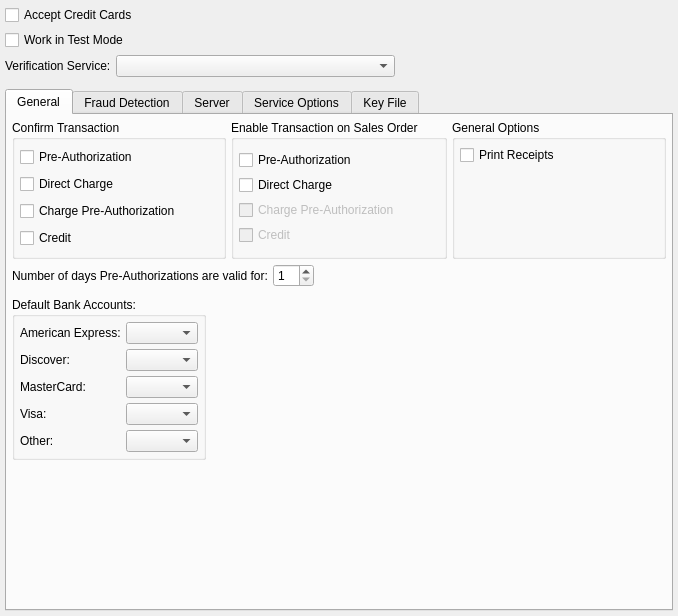
<?xml version="1.0" encoding="UTF-8"?>
<ui version="4.0">
 <comment>This file is part of the xTuple ERP: PostBooks Edition, a free and
open source Enterprise Resource Planning software suite,
Copyright (c) 1999-2019 by OpenMFG LLC, d/b/a xTuple.
It is licensed to you under the Common Public Attribution License
version 1.0, the full text of which (including xTuple-specific Exhibits)
is available at www.xtuple.com/CPAL.  By using this software, you agree
to be bound by its terms.</comment>
 <class>configureCC</class>
 <widget class="QWidget" name="configureCC">
  <property name="geometry">
   <rect>
    <x>0</x>
    <y>0</y>
    <width>678</width>
    <height>616</height>
   </rect>
  </property>
  <property name="windowTitle">
   <string>Credit Card Configuration</string>
  </property>
  <layout class="QGridLayout" name="gridLayout_2">
   <item row="0" column="0">
    <layout class="QGridLayout" name="gridLayout">
     <property name="verticalSpacing">
      <number>12</number>
     </property>
     <item row="0" column="0">
      <layout class="QVBoxLayout">
       <item>
        <layout class="QVBoxLayout">
         <item>
          <widget class="QCheckBox" name="_ccAccept">
           <property name="text">
            <string>Accept Credit Cards</string>
           </property>
          </widget>
         </item>
         <item>
          <widget class="QCheckBox" name="_ccTest">
           <property name="text">
            <string>Work in Test Mode</string>
           </property>
          </widget>
         </item>
        </layout>
       </item>
       <item>
        <layout class="QHBoxLayout">
         <property name="spacing">
          <number>5</number>
         </property>
         <item>
          <widget class="QLabel" name="_ccCompanyLit">
           <property name="text">
            <string>Verification Service:</string>
           </property>
          </widget>
         </item>
         <item>
          <layout class="QHBoxLayout">
           <property name="spacing">
            <number>0</number>
           </property>
           <item>
            <widget class="XComboBox" name="_ccCompany">
             <property name="sizePolicy">
              <sizepolicy hsizetype="MinimumExpanding" vsizetype="Fixed">
               <horstretch>0</horstretch>
               <verstretch>0</verstretch>
              </sizepolicy>
             </property>
            </widget>
           </item>
           <item>
            <spacer>
             <property name="orientation">
              <enum>Qt::Horizontal</enum>
             </property>
             <property name="sizeType">
              <enum>QSizePolicy::MinimumExpanding</enum>
             </property>
             <property name="sizeHint" stdset="0">
              <size>
               <width>0</width>
               <height>20</height>
              </size>
             </property>
            </spacer>
           </item>
          </layout>
         </item>
        </layout>
       </item>
      </layout>
     </item>
     <item row="1" column="0">
      <widget class="QTabWidget" name="tabWidget">
       <property name="currentIndex">
        <number>0</number>
       </property>
       <widget class="QWidget" name="_generalPage">
        <attribute name="title">
         <string>General</string>
        </attribute>
        <layout class="QGridLayout" name="gridLayout_4">
         <item row="0" column="0">
          <widget class="QGroupBox" name="_ccConfirmGroup">
           <property name="title">
            <string>Confirm Transaction</string>
           </property>
           <layout class="QVBoxLayout">
            <item>
             <widget class="QCheckBox" name="_confirmPreauth">
              <property name="text">
               <string>Pre-Authorization</string>
              </property>
             </widget>
            </item>
            <item>
             <widget class="QCheckBox" name="_confirmCharge">
              <property name="text">
               <string>Direct Charge</string>
              </property>
             </widget>
            </item>
            <item>
             <widget class="QCheckBox" name="_confirmChargePreauth">
              <property name="text">
               <string>Charge Pre-Authorization</string>
              </property>
             </widget>
            </item>
            <item>
             <widget class="QCheckBox" name="_confirmCredit">
              <property name="text">
               <string>Credit</string>
              </property>
             </widget>
            </item>
           </layout>
          </widget>
         </item>
         <item row="0" column="1">
          <widget class="QGroupBox" name="_ccSoOptionsGroup">
           <property name="title">
            <string>Enable Transaction on Sales Order</string>
           </property>
           <layout class="QVBoxLayout">
            <property name="spacing">
             <number>0</number>
            </property>
            <item>
             <widget class="QCheckBox" name="_enablePreauth">
              <property name="text">
               <string>Pre-Authorization</string>
              </property>
             </widget>
            </item>
            <item>
             <widget class="QCheckBox" name="_enableCharge">
              <property name="text">
               <string>Direct Charge</string>
              </property>
             </widget>
            </item>
            <item>
             <widget class="QCheckBox" name="_enableChargePreauth">
              <property name="enabled">
               <bool>false</bool>
              </property>
              <property name="text">
               <string>Charge Pre-Authorization</string>
              </property>
             </widget>
            </item>
            <item>
             <widget class="QCheckBox" name="_enableCredit">
              <property name="enabled">
               <bool>false</bool>
              </property>
              <property name="text">
               <string>Credit</string>
              </property>
             </widget>
            </item>
           </layout>
          </widget>
         </item>
         <item row="0" column="2">
          <widget class="QGroupBox" name="_ccGeneralOptionsGroup">
           <property name="title">
            <string>General Options</string>
           </property>
           <layout class="QVBoxLayout">
            <item>
             <widget class="QCheckBox" name="_printReceipt">
              <property name="text">
               <string>Print Receipts</string>
              </property>
             </widget>
            </item>
            <item>
             <spacer>
              <property name="orientation">
               <enum>Qt::Vertical</enum>
              </property>
              <property name="sizeHint" stdset="0">
               <size>
                <width>20</width>
                <height>0</height>
               </size>
              </property>
             </spacer>
            </item>
           </layout>
          </widget>
         </item>
         <item row="1" column="0" colspan="2">
          <layout class="QHBoxLayout">
           <property name="spacing">
            <number>5</number>
           </property>
           <item>
            <widget class="QLabel" name="_ccValidDaysLit">
             <property name="text">
              <string>Number of days Pre-Authorizations are valid for:</string>
             </property>
            </widget>
           </item>
           <item>
            <widget class="QSpinBox" name="_ccValidDays">
             <property name="minimum">
              <number>1</number>
             </property>
             <property name="maximum">
              <number>30</number>
             </property>
            </widget>
           </item>
           <item>
            <spacer>
             <property name="orientation">
              <enum>Qt::Horizontal</enum>
             </property>
             <property name="sizeType">
              <enum>QSizePolicy::MinimumExpanding</enum>
             </property>
             <property name="sizeHint" stdset="0">
              <size>
               <width>0</width>
               <height>20</height>
              </size>
             </property>
            </spacer>
           </item>
          </layout>
         </item>
         <item row="2" column="0" colspan="2">
          <layout class="QHBoxLayout" name="horizontalLayout_2">
           <property name="topMargin">
            <number>5</number>
           </property>
           <property name="bottomMargin">
            <number>5</number>
           </property>
           <item>
            <widget class="QGroupBox" name="_ccardBanks">
             <property name="title">
              <string>Default Bank Accounts:</string>
             </property>
             <layout class="QFormLayout" name="formLayout_2">
              <item row="0" column="0">
               <widget class="XLabel" name="_amexBankLit">
                <property name="text">
                 <string>American Express:</string>
                </property>
                <property name="buddy">
                 <cstring>_amexBank</cstring>
                </property>
               </widget>
              </item>
              <item row="0" column="1">
               <widget class="XComboBox" name="_amexBank">
                <property name="allowNull">
                 <bool>true</bool>
                </property>
                <property name="nullStr">
                 <string>[ Don't accept this card ]</string>
                </property>
                <property name="type">
                 <enum>XComboBox::ARBankAccounts</enum>
                </property>
               </widget>
              </item>
              <item row="1" column="0">
               <widget class="XLabel" name="_discoverBankLit">
                <property name="text">
                 <string>Discover:</string>
                </property>
                <property name="buddy">
                 <cstring>_discoverBank</cstring>
                </property>
               </widget>
              </item>
              <item row="1" column="1">
               <widget class="XComboBox" name="_discoverBank">
                <property name="allowNull">
                 <bool>true</bool>
                </property>
                <property name="nullStr">
                 <string>[ Don't accept this card ]</string>
                </property>
                <property name="type">
                 <enum>XComboBox::ARBankAccounts</enum>
                </property>
               </widget>
              </item>
              <item row="2" column="0">
               <widget class="XLabel" name="_mastercardBankLit">
                <property name="text">
                 <string>MasterCard:</string>
                </property>
                <property name="buddy">
                 <cstring>_mastercardBank</cstring>
                </property>
               </widget>
              </item>
              <item row="2" column="1">
               <widget class="XComboBox" name="_mastercardBank">
                <property name="allowNull">
                 <bool>true</bool>
                </property>
                <property name="nullStr">
                 <string>[ Don't accept this card ]</string>
                </property>
                <property name="type">
                 <enum>XComboBox::ARBankAccounts</enum>
                </property>
               </widget>
              </item>
              <item row="3" column="0">
               <widget class="XLabel" name="_visaBankLit">
                <property name="text">
                 <string>Visa:</string>
                </property>
                <property name="buddy">
                 <cstring>_visaBank</cstring>
                </property>
               </widget>
              </item>
              <item row="3" column="1">
               <widget class="XComboBox" name="_visaBank">
                <property name="allowNull">
                 <bool>true</bool>
                </property>
                <property name="nullStr">
                 <string>[ Don't accept this card ]</string>
                </property>
                <property name="type">
                 <enum>XComboBox::ARBankAccounts</enum>
                </property>
               </widget>
              </item>
              <item row="4" column="0">
               <widget class="QLabel" name="_otherBankLit">
                <property name="text">
                 <string>Other:</string>
                </property>
               </widget>
              </item>
              <item row="4" column="1">
               <widget class="XComboBox" name="_otherBank">
                <property name="allowNull">
                 <bool>true</bool>
                </property>
                <property name="nullStr">
                 <string>[ Don't accept this card ]</string>
                </property>
                <property name="type">
                 <enum>XComboBox::ARBankAccounts</enum>
                </property>
               </widget>
              </item>
             </layout>
            </widget>
           </item>
           <item>
            <spacer name="horizontalSpacer_3">
             <property name="orientation">
              <enum>Qt::Horizontal</enum>
             </property>
             <property name="sizeHint" stdset="0">
              <size>
               <width>40</width>
               <height>20</height>
              </size>
             </property>
            </spacer>
           </item>
          </layout>
         </item>
         <item row="3" column="0">
          <spacer>
           <property name="orientation">
            <enum>Qt::Vertical</enum>
           </property>
           <property name="sizeHint" stdset="0">
            <size>
             <width>20</width>
             <height>94</height>
            </size>
           </property>
          </spacer>
         </item>
        </layout>
       </widget>
       <widget class="QWidget" name="_fraudPage">
        <attribute name="title">
         <string>Fraud Detection</string>
        </attribute>
        <layout class="QGridLayout">
         <item row="0" column="0">
          <widget class="QCheckBox" name="_cvvRequired">
           <property name="text">
            <string>Require Card Verification Value/Code (CVV)</string>
           </property>
          </widget>
         </item>
         <item row="2" column="0">
          <widget class="QGroupBox" name="_cvvCheckGroup">
           <property name="title">
            <string>Card Verification</string>
           </property>
           <layout class="QVBoxLayout">
            <item>
             <widget class="QRadioButton" name="_cvvNone">
              <property name="text">
               <string>Do not check</string>
              </property>
              <property name="checked">
               <bool>true</bool>
              </property>
             </widget>
            </item>
            <item>
             <widget class="QRadioButton" name="_cvvWarn">
              <property name="text">
               <string>Warn if failure</string>
              </property>
             </widget>
            </item>
            <item>
             <widget class="QRadioButton" name="_cvvReject">
              <property name="text">
               <string>Reject if failure</string>
              </property>
             </widget>
            </item>
           </layout>
          </widget>
         </item>
         <item row="2" column="1">
          <widget class="QGroupBox" name="_avsCheckGroup">
           <property name="enabled">
            <bool>true</bool>
           </property>
           <property name="title">
            <string>Address Verification Service</string>
           </property>
           <layout class="QVBoxLayout">
            <item>
             <widget class="QRadioButton" name="_avsNone">
              <property name="text">
               <string>Do not check</string>
              </property>
              <property name="checked">
               <bool>true</bool>
              </property>
             </widget>
            </item>
            <item>
             <widget class="QRadioButton" name="_avsWarn">
              <property name="text">
               <string>Warn on failed AVS check</string>
              </property>
             </widget>
            </item>
            <item>
             <widget class="QRadioButton" name="_avsReject">
              <property name="text">
               <string>Reject on failed AVS check</string>
              </property>
             </widget>
            </item>
           </layout>
          </widget>
         </item>
         <item row="3" column="0">
          <widget class="QGroupBox" name="_cvvFailGroup">
           <property name="title">
            <string>Fail CVV Check If:</string>
           </property>
           <layout class="QVBoxLayout">
            <item>
             <widget class="QCheckBox" name="_cvvNotMatch">
              <property name="text">
               <string>Code does not match</string>
              </property>
             </widget>
            </item>
            <item>
             <widget class="QCheckBox" name="_cvvNotProcessed">
              <property name="text">
               <string>CVV was not processed</string>
              </property>
             </widget>
            </item>
            <item>
             <widget class="QCheckBox" name="_cvvNotOnCard">
              <property name="text">
               <string>Card has no code</string>
              </property>
             </widget>
            </item>
            <item>
             <widget class="QCheckBox" name="_cvvInvalidIssuer">
              <property name="text">
               <string>Card issuer is not certified</string>
              </property>
             </widget>
            </item>
           </layout>
          </widget>
         </item>
         <item row="3" column="1">
          <widget class="QGroupBox" name="_avsFailGroup">
           <property name="title">
            <string>Fail AVS check If:</string>
           </property>
           <layout class="QVBoxLayout">
            <item>
             <widget class="QCheckBox" name="_avsAddrNotMatch">
              <property name="text">
               <string>Address does not match</string>
              </property>
             </widget>
            </item>
            <item>
             <widget class="QCheckBox" name="_avsAddrNotAvail">
              <property name="text">
               <string>Address comparison not available</string>
              </property>
             </widget>
            </item>
            <item>
             <widget class="QCheckBox" name="_avsZIPNotMatch">
              <property name="text">
               <string>ZIP does not match</string>
              </property>
             </widget>
            </item>
            <item>
             <widget class="QCheckBox" name="_avsZIPNotAvail">
              <property name="text">
               <string>ZIP comparison not available</string>
              </property>
             </widget>
            </item>
           </layout>
          </widget>
         </item>
         <item row="4" column="0">
          <spacer>
           <property name="orientation">
            <enum>Qt::Vertical</enum>
           </property>
           <property name="sizeHint" stdset="0">
            <size>
             <width>0</width>
             <height>0</height>
            </size>
           </property>
          </spacer>
         </item>
         <item row="4" column="1">
          <spacer>
           <property name="orientation">
            <enum>Qt::Vertical</enum>
           </property>
           <property name="sizeHint" stdset="0">
            <size>
             <width>0</width>
             <height>0</height>
            </size>
           </property>
          </spacer>
         </item>
         <item row="1" column="0" colspan="2">
          <widget class="QLabel" name="_fraudDetectionIgnoredLit">
           <property name="text">
            <string/>
           </property>
          </widget>
         </item>
        </layout>
       </widget>
       <widget class="QWidget" name="_serverPage">
        <attribute name="title">
         <string>Server</string>
        </attribute>
        <layout class="QGridLayout" name="gridLayout_7">
         <item row="0" column="0">
          <layout class="QVBoxLayout" name="verticalLayout_2">
           <item>
            <layout class="QGridLayout" name="gridLayout_6">
             <item row="0" column="0">
              <widget class="QLabel" name="_ccServerLit">
               <property name="text">
                <string>Server Name:</string>
               </property>
               <property name="alignment">
                <set>Qt::AlignRight|Qt::AlignTrailing|Qt::AlignVCenter</set>
               </property>
              </widget>
             </item>
             <item row="0" column="1">
              <layout class="QHBoxLayout">
               <item>
                <widget class="QLineEdit" name="_ccServer">
                 <property name="sizePolicy">
                  <sizepolicy hsizetype="Expanding" vsizetype="Fixed">
                   <horstretch>1</horstretch>
                   <verstretch>0</verstretch>
                  </sizepolicy>
                 </property>
                </widget>
               </item>
               <item>
                <spacer>
                 <property name="orientation">
                  <enum>Qt::Horizontal</enum>
                 </property>
                 <property name="sizeType">
                  <enum>QSizePolicy::Preferred</enum>
                 </property>
                 <property name="sizeHint" stdset="0">
                  <size>
                   <width>5</width>
                   <height>20</height>
                  </size>
                 </property>
                </spacer>
               </item>
               <item>
                <widget class="QLabel" name="_ccPortLit">
                 <property name="text">
                  <string>Port:</string>
                 </property>
                 <property name="alignment">
                  <set>Qt::AlignRight|Qt::AlignTrailing|Qt::AlignVCenter</set>
                 </property>
                </widget>
               </item>
               <item>
                <widget class="QLineEdit" name="_ccPort">
                 <property name="maximumSize">
                  <size>
                   <width>80</width>
                   <height>32767</height>
                  </size>
                 </property>
                </widget>
               </item>
              </layout>
             </item>
             <item row="1" column="0">
              <widget class="QLabel" name="_ccLoginLit">
               <property name="text">
                <string>Login:</string>
               </property>
               <property name="alignment">
                <set>Qt::AlignRight|Qt::AlignTrailing|Qt::AlignVCenter</set>
               </property>
              </widget>
             </item>
             <item row="1" column="1">
              <widget class="QLineEdit" name="_ccLogin"/>
             </item>
             <item row="2" column="0">
              <widget class="QLabel" name="_ccPasswordLit">
               <property name="text">
                <string>Password:</string>
               </property>
               <property name="alignment">
                <set>Qt::AlignRight|Qt::AlignTrailing|Qt::AlignVCenter</set>
               </property>
              </widget>
             </item>
             <item row="2" column="1">
              <widget class="QLineEdit" name="_ccPassword">
               <property name="echoMode">
                <enum>QLineEdit::PasswordEchoOnEdit</enum>
               </property>
              </widget>
             </item>
            </layout>
           </item>
           <item>
            <widget class="QGroupBox" name="_ccUseProxyServer">
             <property name="title">
              <string>Use Proxy Server</string>
             </property>
             <property name="checkable">
              <bool>true</bool>
             </property>
             <property name="checked">
              <bool>false</bool>
             </property>
             <layout class="QGridLayout" name="gridLayout_5">
              <item row="0" column="0">
               <widget class="QLabel" name="_ccProxyServerLit">
                <property name="text">
                 <string>Server Name:</string>
                </property>
                <property name="alignment">
                 <set>Qt::AlignRight|Qt::AlignTrailing|Qt::AlignVCenter</set>
                </property>
               </widget>
              </item>
              <item row="0" column="1">
               <layout class="QHBoxLayout">
                <item>
                 <widget class="QLineEdit" name="_ccProxyServer">
                  <property name="sizePolicy">
                   <sizepolicy hsizetype="Expanding" vsizetype="Fixed">
                    <horstretch>1</horstretch>
                    <verstretch>0</verstretch>
                   </sizepolicy>
                  </property>
                 </widget>
                </item>
                <item>
                 <spacer>
                  <property name="orientation">
                   <enum>Qt::Horizontal</enum>
                  </property>
                  <property name="sizeType">
                   <enum>QSizePolicy::Preferred</enum>
                  </property>
                  <property name="sizeHint" stdset="0">
                   <size>
                    <width>5</width>
                    <height>20</height>
                   </size>
                  </property>
                 </spacer>
                </item>
                <item>
                 <widget class="QLabel" name="_ccProxyPortLit">
                  <property name="text">
                   <string>Port:</string>
                  </property>
                  <property name="alignment">
                   <set>Qt::AlignRight|Qt::AlignTrailing|Qt::AlignVCenter</set>
                  </property>
                 </widget>
                </item>
                <item>
                 <widget class="QLineEdit" name="_ccProxyPort">
                  <property name="maximumSize">
                   <size>
                    <width>80</width>
                    <height>32767</height>
                   </size>
                  </property>
                 </widget>
                </item>
               </layout>
              </item>
              <item row="1" column="0">
               <widget class="QLabel" name="_ccProxyLoginLit">
                <property name="text">
                 <string>Login:</string>
                </property>
                <property name="alignment">
                 <set>Qt::AlignRight|Qt::AlignTrailing|Qt::AlignVCenter</set>
                </property>
               </widget>
              </item>
              <item row="1" column="1">
               <widget class="QLineEdit" name="_ccProxyLogin"/>
              </item>
              <item row="2" column="0">
               <widget class="QLabel" name="_ccProxyPasswordLit">
                <property name="text">
                 <string>Password:</string>
                </property>
                <property name="alignment">
                 <set>Qt::AlignRight|Qt::AlignTrailing|Qt::AlignVCenter</set>
                </property>
               </widget>
              </item>
              <item row="2" column="1">
               <widget class="QLineEdit" name="_ccProxyPassword">
                <property name="echoMode">
                 <enum>QLineEdit::PasswordEchoOnEdit</enum>
                </property>
               </widget>
              </item>
             </layout>
            </widget>
           </item>
          </layout>
         </item>
         <item row="0" column="1">
          <spacer name="horizontalSpacer">
           <property name="orientation">
            <enum>Qt::Horizontal</enum>
           </property>
           <property name="sizeHint" stdset="0">
            <size>
             <width>176</width>
             <height>20</height>
            </size>
           </property>
          </spacer>
         </item>
         <item row="1" column="0" colspan="2">
          <spacer>
           <property name="orientation">
            <enum>Qt::Vertical</enum>
           </property>
           <property name="sizeHint" stdset="0">
            <size>
             <width>20</width>
             <height>0</height>
            </size>
           </property>
          </spacer>
         </item>
        </layout>
       </widget>
       <widget class="QWidget" name="_optionsPage">
        <attribute name="title">
         <string>Service Options</string>
        </attribute>
        <layout class="QGridLayout" name="gridLayout_3">
         <item row="0" column="0">
          <widget class="QStackedWidget" name="_ccWidgetStack">
           <property name="currentIndex">
            <number>0</number>
           </property>
           <widget class="QWidget" name="_externalStack">
            <layout class="QVBoxLayout">
             <item>
              <widget class="QLabel" name="_extLit">
               <property name="text">
                <string>External Processing Options:</string>
               </property>
              </widget>
             </item>
             <item>
              <widget class="QLabel" name="_extOptions">
               <property name="text">
                <string>None</string>
               </property>
               <property name="alignment">
                <set>Qt::AlignCenter</set>
               </property>
              </widget>
             </item>
             <item>
              <spacer>
               <property name="orientation">
                <enum>Qt::Vertical</enum>
               </property>
               <property name="sizeHint" stdset="0">
                <size>
                 <width>20</width>
                 <height>40</height>
                </size>
               </property>
              </spacer>
             </item>
            </layout>
           </widget>
           <widget class="QWidget" name="_paymentTechStack">
            <layout class="QVBoxLayout" name="verticalLayout">
             <item>
              <widget class="QLabel" name="_ccPTLit">
               <property name="text">
                <string>Paymentech Options:</string>
               </property>
              </widget>
             </item>
             <item>
              <layout class="QHBoxLayout" name="horizontalLayout">
               <item>
                <widget class="QLabel" name="_ccPTDivisionNumberLit">
                 <property name="text">
                  <string> Division Number:</string>
                 </property>
                 <property name="alignment">
                  <set>Qt::AlignRight|Qt::AlignTrailing|Qt::AlignVCenter</set>
                 </property>
                </widget>
               </item>
               <item>
                <widget class="QLineEdit" name="_ccPTDivisionNumber"/>
               </item>
               <item>
                <spacer name="horizontalSpacer_2">
                 <property name="orientation">
                  <enum>Qt::Horizontal</enum>
                 </property>
                 <property name="sizeHint" stdset="0">
                  <size>
                   <width>40</width>
                   <height>20</height>
                  </size>
                 </property>
                </spacer>
               </item>
              </layout>
             </item>
             <item>
              <spacer name="verticalSpacer">
               <property name="orientation">
                <enum>Qt::Vertical</enum>
               </property>
               <property name="sizeHint" stdset="0">
                <size>
                 <width>20</width>
                 <height>40</height>
                </size>
               </property>
              </spacer>
             </item>
            </layout>
           </widget>
          </widget>
         </item>
        </layout>
       </widget>
       <widget class="QWidget" name="_keyPage">
        <attribute name="title">
         <string>Key File</string>
        </attribute>
        <layout class="QVBoxLayout">
         <property name="spacing">
          <number>0</number>
         </property>
         <property name="margin">
          <number>0</number>
         </property>
        </layout>
       </widget>
      </widget>
     </item>
    </layout>
   </item>
  </layout>
 </widget>
 <layoutdefault spacing="5" margin="5"/>
 <customwidgets>
  <customwidget>
   <class>XComboBox</class>
   <extends>QComboBox</extends>
   <header>xcombobox.h</header>
  </customwidget>
  <customwidget>
   <class>XLabel</class>
   <extends>QLabel</extends>
   <header>xlabel.h</header>
  </customwidget>
 </customwidgets>
 <tabstops>
  <tabstop>_ccAccept</tabstop>
  <tabstop>_ccTest</tabstop>
  <tabstop>_ccCompany</tabstop>
  <tabstop>tabWidget</tabstop>
  <tabstop>_confirmPreauth</tabstop>
  <tabstop>_confirmCharge</tabstop>
  <tabstop>_confirmChargePreauth</tabstop>
  <tabstop>_confirmCredit</tabstop>
  <tabstop>_enablePreauth</tabstop>
  <tabstop>_ccYPLinkShield</tabstop>
  <tabstop>_enableCharge</tabstop>
  <tabstop>_enableChargePreauth</tabstop>
  <tabstop>_enableCredit</tabstop>
  <tabstop>_printReceipt</tabstop>
  <tabstop>_ccValidDays</tabstop>
  <tabstop>_amexBank</tabstop>
  <tabstop>_discoverBank</tabstop>
  <tabstop>_mastercardBank</tabstop>
  <tabstop>_visaBank</tabstop>
  <tabstop>_cvvRequired</tabstop>
  <tabstop>_cvvNone</tabstop>
  <tabstop>_cvvWarn</tabstop>
  <tabstop>_cvvReject</tabstop>
  <tabstop>_cvvNotMatch</tabstop>
  <tabstop>_cvvNotProcessed</tabstop>
  <tabstop>_cvvNotOnCard</tabstop>
  <tabstop>_cvvInvalidIssuer</tabstop>
  <tabstop>_avsNone</tabstop>
  <tabstop>_avsWarn</tabstop>
  <tabstop>_avsReject</tabstop>
  <tabstop>_avsAddrNotMatch</tabstop>
  <tabstop>_avsAddrNotAvail</tabstop>
  <tabstop>_avsZIPNotMatch</tabstop>
  <tabstop>_avsZIPNotAvail</tabstop>
  <tabstop>_ccServer</tabstop>
  <tabstop>_ccPort</tabstop>
  <tabstop>_ccLogin</tabstop>
  <tabstop>_ccPassword</tabstop>
  <tabstop>_ccUseProxyServer</tabstop>
  <tabstop>_ccProxyServer</tabstop>
  <tabstop>_ccProxyPort</tabstop>
  <tabstop>_ccProxyLogin</tabstop>
  <tabstop>_ccProxyPassword</tabstop>
  <tabstop>_testsAllFail</tabstop>
  <tabstop>_testsSomeFail</tabstop>
  <tabstop>_testsAllPass</tabstop>
  <tabstop>_ccYPWinPathPEM</tabstop>
  <tabstop>_ccPTDivisionNumber</tabstop>
  <tabstop>_ccYPMacPathPEM</tabstop>
  <tabstop>_ccYPLinPathPEM</tabstop>
  <tabstop>_ccYPStoreNum</tabstop>
  <tabstop>_ccYPLinkShieldMax</tabstop>
 </tabstops>
 <resources/>
 <connections>
  <connection>
   <sender>_ccCompany</sender>
   <signal>activated(int)</signal>
   <receiver>_ccWidgetStack</receiver>
   <slot>setCurrentIndex(int)</slot>
   <hints>
    <hint type="sourcelabel">
     <x>176</x>
     <y>100</y>
    </hint>
    <hint type="destinationlabel">
     <x>47</x>
     <y>161</y>
    </hint>
   </hints>
  </connection>
  <connection>
   <sender>_ccYPLinkShield</sender>
   <signal>toggled(bool)</signal>
   <receiver>_ccYPLinkShieldMaxLit</receiver>
   <slot>setEnabled(bool)</slot>
   <hints>
    <hint type="sourcelabel">
     <x>112</x>
     <y>166</y>
    </hint>
    <hint type="destinationlabel">
     <x>123</x>
     <y>169</y>
    </hint>
   </hints>
  </connection>
  <connection>
   <sender>_ccYPLinkShield</sender>
   <signal>toggled(bool)</signal>
   <receiver>_ccYPLinkShieldMax</receiver>
   <slot>setEnabled(bool)</slot>
   <hints>
    <hint type="sourcelabel">
     <x>112</x>
     <y>166</y>
    </hint>
    <hint type="destinationlabel">
     <x>131</x>
     <y>169</y>
    </hint>
   </hints>
  </connection>
 </connections>
</ui>
